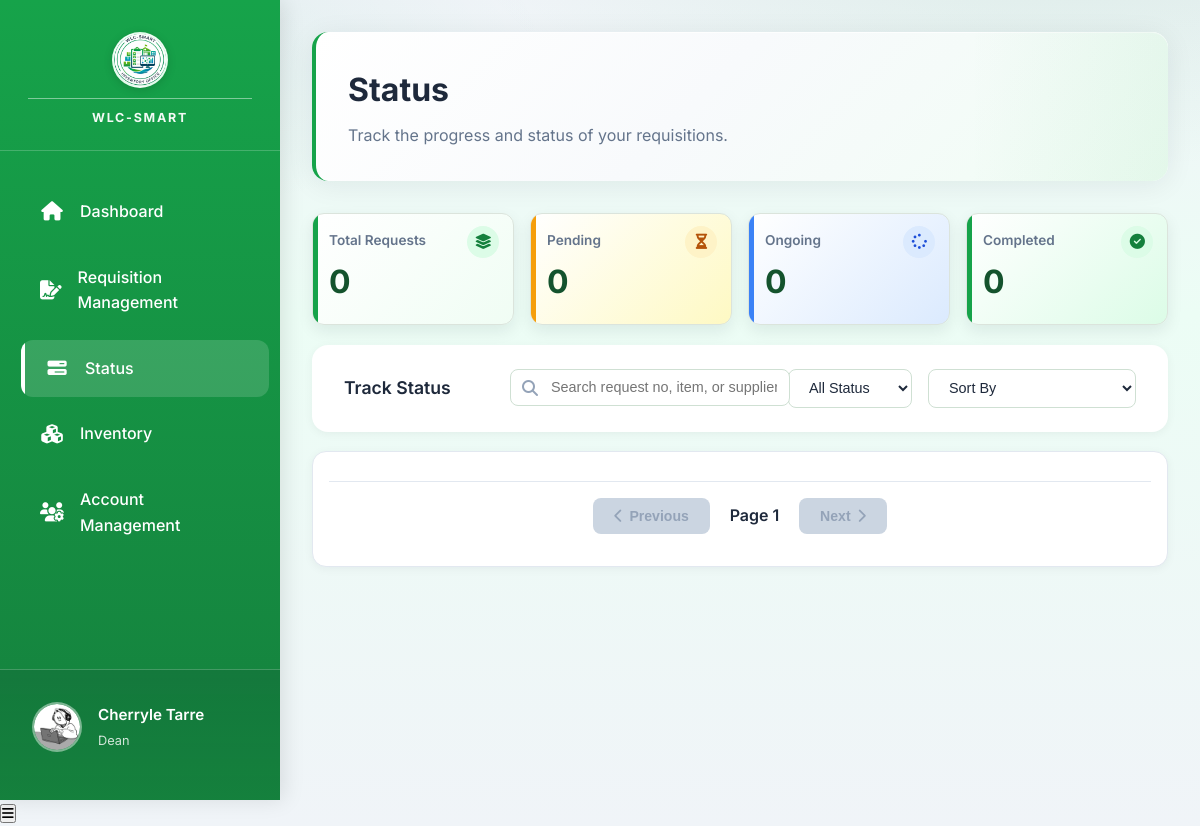
The app's page /public/pages/dean_requisition_status.php (signed in) with its own data.
### tables this page shows
CREATE TABLE `user` (
  `user_id` int(11) NOT NULL,
  `Email` varchar(191) NOT NULL COMMENT 'Login email (kept as Email for backward compatibility)',
  `password` varchar(255) NOT NULL COMMENT 'Store hashed password (bcrypt/argon2)',
  `role` enum('Inventory Manager','Dean','Laboratory Manager','Comptroller','President','Employee','User','GSD officer') NOT NULL DEFAULT 'User',
  `failed_attempts` tinyint(3) UNSIGNED NOT NULL DEFAULT 0 COMMENT 'Failed login counter',
  `lock_time` datetime DEFAULT NULL COMMENT 'When account lock was triggered',
  `created_at` datetime NOT NULL DEFAULT current_timestamp() COMMENT 'Record creation timestamp',
  `updated_at` datetime NOT NULL DEFAULT current_timestamp() ON UPDATE current_timestamp() COMMENT 'Last profile/account update',
  `deleted_at` datetime DEFAULT NULL COMMENT 'Soft-delete timestamp',
  `office_id` int(11) DEFAULT NULL,
  `photo_url` varchar(500) DEFAULT NULL COMMENT 'Profile photo URL/path',
  `full_name` varchar(150) DEFAULT NULL COMMENT 'User full name for profile/UI',
  `contact_number` varchar(20) DEFAULT NULL COMMENT 'Mobile/telephone number',
  `has_consented` tinyint(1) NOT NULL DEFAULT 0 COMMENT 'Accepted Privacy Notice + T&C',
  `consent_version` varchar(10) DEFAULT NULL COMMENT 'Policy version accepted (e.g., 2026-01)',
  `consent_date` datetime DEFAULT NULL COMMENT 'When consent was given',
  `last_login` datetime DEFAULT NULL COMMENT 'Most recent successful login',
  `account_status` enum('active','disabled','locked') NOT NULL DEFAULT 'active' COMMENT 'Account lifecycle state',
  `password_updated_at` datetime DEFAULT NULL COMMENT 'Last password change date',
  `remember_token` varchar(255) DEFAULT NULL COMMENT 'Persistent-login/session token hash'
);

### public/pages/dean_requisition_status.php (the view, shortened to what this page needs)
<?php
$db = Database::connect();
$stmt = $db->prepare('SELECT * FROM user WHERE user_id = ?');
$stmt->execute([$_SESSION['user_id']]);
$user = $stmt->fetch(PDO::FETCH_ASSOC);
$username = trim((string)($user['full_name'] ?? ''));
$initials = strtoupper(substr($user['Email'] ?? 'D', 0, 1));
?>
<!DOCTYPE html>
<html lang="en">
<head>
    <link rel="stylesheet" href="../assets/css/dashboard.css">
    <link rel="stylesheet" href="../assets/css/dean_requisition_management.css">
    <link rel="stylesheet" href="../assets/css/dean_requisition_status.css">
    <link rel="stylesheet" href="../assets/css/loading.css">
    <link rel="stylesheet" href="https://cdnjs.cloudflare.com/ajax/libs/font-awesome/6.5.0/css/all.min.css">
</head>
<body class="status-page">
<aside class="sidebar" id="sidebar">
    <?php require __DIR__ . '/partials/sidebar_brand_header.php'; ?>
    <nav>
        <ul class="sidebar-nav">
            <li><a href="dean_dashboard.php"><i class="fas fa-home"></i> <span>Dashboard</span></a></li>
            <li><a href="dean_requisition_management.php"><i class="fas fa-file-signature"></i> <span>Requisition Management</span></a></li>
            <li><a href="dean_requisition_status.php" class="active" data-notification-key="requester_attention" data-notification-view-key="requester_attention"><i class="fas fa-bars-progress"></i> <span>Status</span></a></li>
            <li><a href="dean_inventory.php"><i class="fas fa-cubes"></i> <span>Inventory</span></a></li>
            <li><a href="dean_account_management.php"><i class="fas fa-users-cog"></i> <span>Account Management</span></a></li>
        </ul>
    </nav>
    <div class="sidebar-footer">
        <div class="user-profile">
            <div class="user-avatar">
                <?php if (!empty($user['photo_url'])): ?>
                    <img src="../<?php echo htmlspecialchars($user['photo_url']); ?>" alt="Profile Photo" class="user-avatar-img">
                <?php else: ?>
                    <div class="user-avatar-initials"><?php echo $initials; ?></div>
                <?php endif; ?>
            </div>
            <div class="user-details">
                <h4><?php echo htmlspecialchars($username); ?></h4>
                <p>Dean</p>
            </div>
        </div>
    </div>
</aside>
<main class="main-content">
    <div class="page-header management-header">
        <div>
            <h1>Status</h1>
            <p>Track the progress and status of your requisitions.</p>
        </div>
    </div>
    <div class="summary-grid">
        <div class="summary-card">
            <div class="summary-card-icon"><i class="fas fa-layer-group"></i></div>
            <p>Total Requests</p>
            <h3 id="totalCount">0</h3>
        </div>
        <div class="summary-card">
            <div class="summary-card-icon"><i class="fas fa-hourglass-half"></i></div>
            <p>Pending</p>
            <h3 id="pendingCount">0</h3>
        </div>
        <div class="summary-card">
            <div class="summary-card-icon"><i class="fas fa-spinner"></i></div>
            <p>Ongoing</p>
            <h3 id="ongoingCount">0</h3>
        </div>
        <div class="summary-card">
            <div class="summary-card-icon"><i class="fas fa-circle-check"></i></div>
            <p>Completed</p>
            <h3 id="completedCount">0</h3>
        </div>
    </div>
    <div class="filter-section">
        <h3>Track Status</h3>
        <div class="filter-controls">
            <div class="search-container">
                <input type="text" id="searchInput" class="search-input" placeholder="Search request no, item, or supplier...">
            </div>
            <select id="statusFilter" class="sort-dropdown">
                <option value="all">All Status</option>
            </select>
            <select id="sortDropdown" class="sort-dropdown">
                <option value="">Sort By</option>
            </select>
        </div>
    </div>
    <div class="status-board">
        <div class="pagination-controls">
            <button id="prevReqBtn" class="pagination-btn" disabled>
                <i class="fas fa-chevron-left"></i> Previous
            </button>
            <span id="reqPageInfo" class="page-info">Page 1</span>
            <button id="nextReqBtn" class="pagination-btn" disabled>
                Next <i class="fas fa-chevron-right"></i>
            </button>
        </div>
    </div>
</main>
<button class="mobile-menu-btn" id="mobileMenuBtn"><i class="fas fa-bars"></i></button>
</body>
</html>

### public/assets/css/dashboard.css (style rules this page uses)
* { margin: 0; padding: 0; box-sizing: border-box; }
body { font-family: 'Inter', -apple-system, BlinkMacSystemFont, 'Segoe UI', sans-serif; background: radial-gradient(ellipse 100% 55% at 90% -8%, rgba(22, 163, 74, 0.09), transparent 52%), radial-gradient(ellipse 85% 45% at 5% 5%, rgba(5, 150, 105, 0.07), transparent 48%), linear-gradient(180deg, #f0f4f8 0%, #ecfdf5 38%, #f0f4f8 100%); color: #1e293b; line-height: 1.6; overflow-x: hidden; }
.sidebar { position: fixed; left: 0; top: 0; width: 280px; height: 100vh; background: linear-gradient(180deg, #16a34a 0%, #15803d 100%); color: white; padding: 2rem 0; box-shadow: 4px 0 20px rgba(0, 0, 0, 0.1); z-index: 1000; transition: transform 0.3s ease; overflow-y: auto; }
.sidebar-nav { list-style: none; padding: 0 1rem 2rem 1rem; max-height: calc(100vh - 350px); overflow-y: auto; scrollbar-width: none; }
.sidebar-nav li { margin-bottom: 0.5rem; }
.sidebar-nav a { display: flex; align-items: center; gap: 1rem; padding: 1rem 1.5rem; color: white; text-decoration: none; border-radius: 12px; transition: all 0.3s ease; font-weight: 500; position: relative; overflow: hidden; }
.sidebar-nav a::before { content: ''; position: absolute; left: 0; top: 0; width: 4px; height: 100%; background: white; transform: scaleY(0); transition: transform 0.3s ease; }
.sidebar-nav a:hover, .sidebar-nav a.active { background: rgba(255, 255, 255, 0.15); transform: translateX(5px); }
.sidebar-nav a.active::before { transform: scaleY(1); }
.sidebar-nav a i { font-size: 1.2rem; width: 24px; text-align: center; }
.sidebar-footer { position: absolute; bottom: 0; left: 0; right: 0; padding: 2rem; border-top: 1px solid rgba(255, 255, 255, 0.2); background: linear-gradient(180deg, rgba(20, 120, 60, 0.95) 0%, rgba(21, 128, 61, 0.98) 100%); backdrop-filter: blur(10px); }
.user-profile { display: flex; align-items: center; gap: 1rem; margin-bottom: 1rem; }
.user-avatar { width: 50px; height: 50px; border-radius: 50%; background: rgba(255, 255, 255, 0.2); display: flex; align-items: center; justify-content: center; font-size: 1.5rem; font-weight: 700; border: 2px solid rgba(255, 255, 255, 0.3); overflow: hidden; }
.user-avatar-img { width: 100%; height: 100%; object-fit: cover; border-radius: 50%; }
.user-details h4 { font-size: 0.95rem; margin-bottom: 0.25rem; font-weight: 600; }
.user-details p { font-size: 0.8rem; opacity: 0.8; }
.main-content { margin-left: 280px; min-height: 100vh; padding: 2rem; animation: fadeIn 0.5s ease; }
.page-header { background: linear-gradient(135deg, #ffffff 0%, #f8fafc 45%, #f0fdf4 100%); padding: 2rem; border-radius: 16px; border-left: 4px solid #16a34a; box-shadow: 0 4px 28px rgba(15, 23, 42, 0.07), 0 1px 0 rgba(255, 255, 255, 0.8) inset; margin-bottom: 2rem; animation: slideDown 0.5s ease; position: relative; overflow: hidden; }
.page-header::after { content: ''; position: absolute; top: 0; right: 0; width: min(40%, 200px); height: 100%; background: linear-gradient(270deg, rgba(22, 163, 74, 0.06), transparent); pointer-events: none; border-radius: 0 16px 16px 0; z-index: 0; }
.page-header > * { position: relative; z-index: 1; }
.page-header h1 { font-size: 2rem; font-weight: 700; color: #1e293b; margin-bottom: 0.5rem; }
.page-header p { color: #64748b; font-size: 1rem; }

### records on screen
user: photo_url (picture), full_name "Cherryle Tarre"
